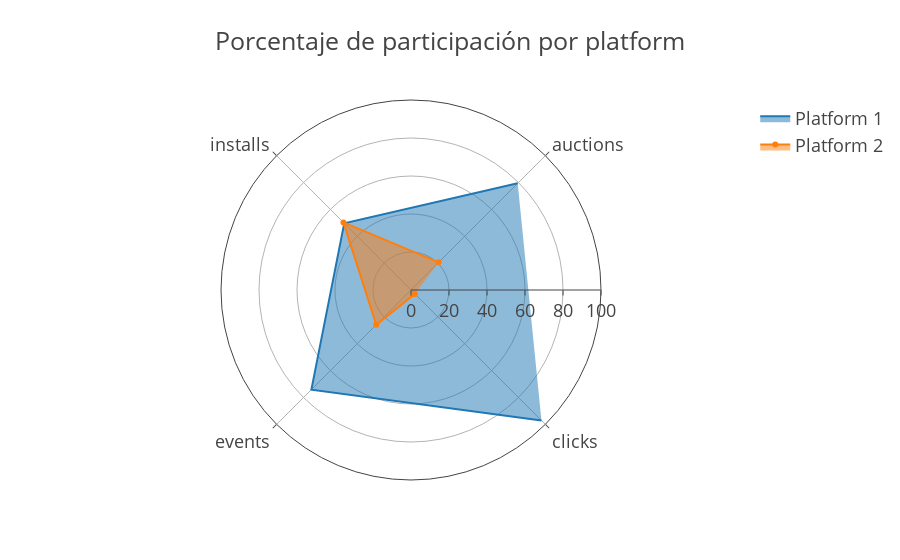

Write notebook code for a chart like this one.
### Code cell
df_plataform_to_radial = df_plataform[["porcentaje_total_auctions","porcentaje_total_installed","porcentaje_total_events","porcentaje_total_clicks"]]
df_plataform_to_radial = df_plataform_to_radial.T
list_of_ticks = ["auctions",'installs','events','clicks']
data = [go.Scatterpolar(
  r = df_plataform_to_radial[1].tolist(),
  theta = list_of_ticks,
    name = 'Platform 1',
            mode = 'lines',

  fill = 'toself'
),go.Scatterpolar(
  r = df_plataform_to_radial[2].tolist(),
  theta = list_of_ticks,
    name = 'Platform 2',
  fill = 'toself'
)]

layout = go.Layout(
  polar = dict(
    radialaxis = dict(
      visible = True,
      range = [0, 100]
    ),
      angularaxis = dict(
        rotation = 45
      ),
  ),
    title='Porcentaje de participación por platform',
    font= dict(
        size =18
    ),
  showlegend = True
)

fig = go.Figure(data=data, layout=layout)
py.offline.iplot(fig)

### Figure 1 — Plotly figure (JSON) as saved in the notebook; plotly's stock layout.template omitted (floating-point values rounded to 4 significant figures)
{"data": [{"fill": "toself", "mode": "lines", "name": "Platform 1", "r": [79.41, 49.7, 74.15, 97.1], "theta": ["auctions", "installs", "events", "clicks"], "type": "scatterpolar", "uid": "1ea0aab3-8440-400f-95de-ab9fad8bfdd1"}, {"fill": "toself", "name": "Platform 2", "r": [20.59, 50.3, 25.85, 2.904], "theta": ["auctions", "installs", "events", "clicks"], "type": "scatterpolar", "uid": "ff830919-0ff5-4175-88a9-876a1a3bdf67"}], "layout": {"font": {"size": 18}, "polar": {"angularaxis": {"rotation": 45}, "radialaxis": {"range": [0, 100], "visible": true}}, "showlegend": true, "title": {"text": "Porcentaje de participación por platform"}}}
